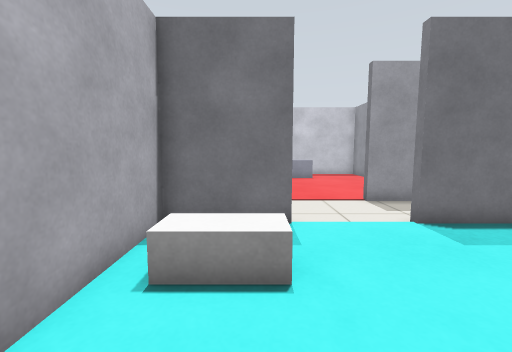
view 1 (above)

19 first-person views from a walk through a robot-simulator world made for Gazebo. The camera is 0.94 m above the floor, tilts 6° down and sees 90° across. The floor is counted in squares, 0.5 m on a side. Each view is taken from the middle of a square. On the plan, view 1 faces up. The plan holds only what a view shows up to about 15 squares ahead; the rest is blank.

view 2
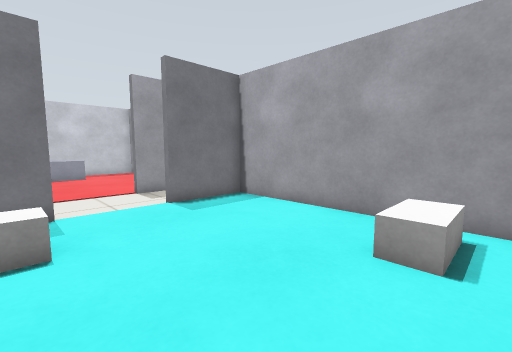

view 3
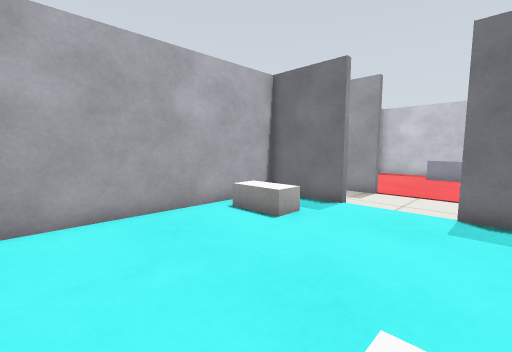

view 4
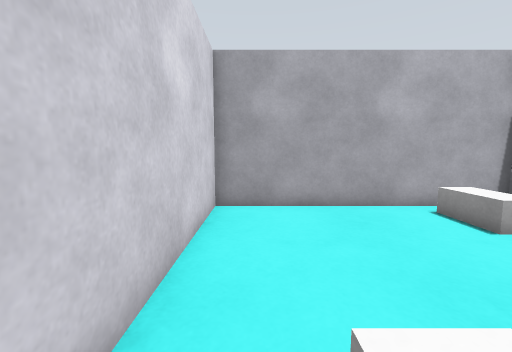

view 5
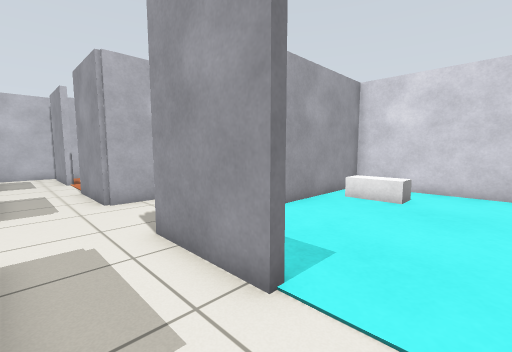

view 6
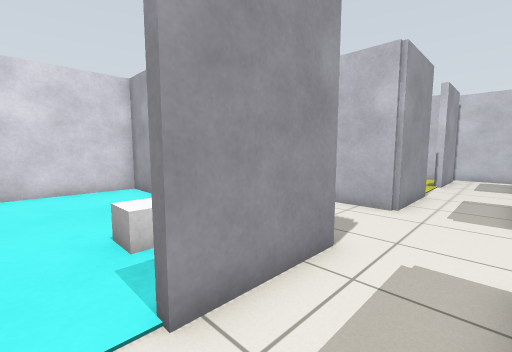

view 7
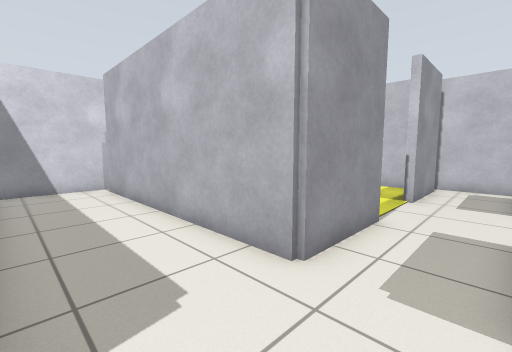

view 8
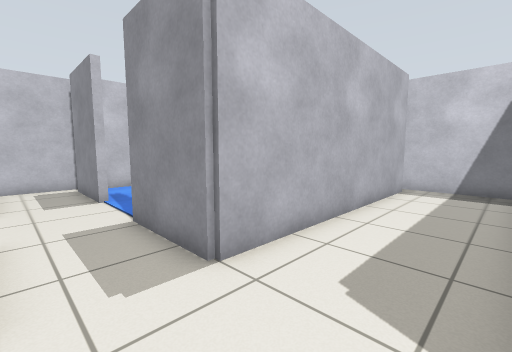

view 9
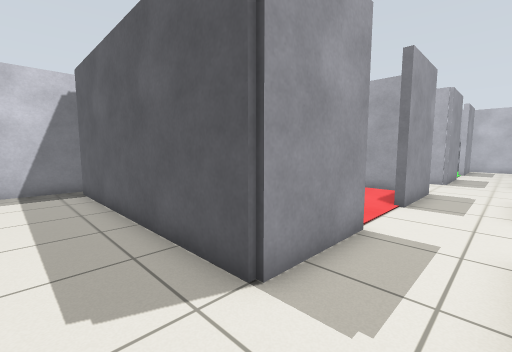

view 10
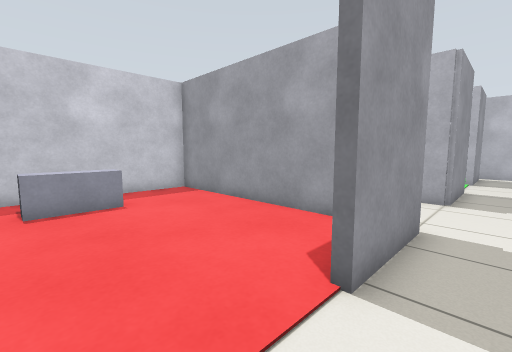

view 11
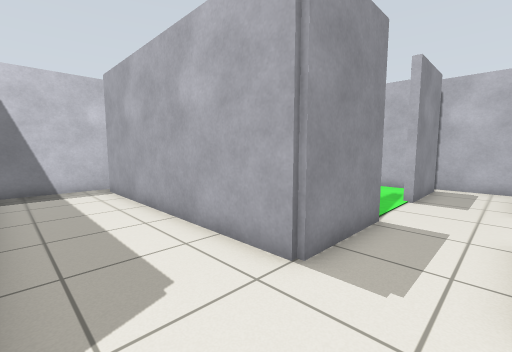

view 12
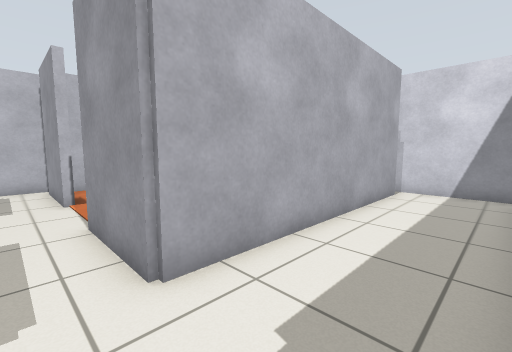

view 13
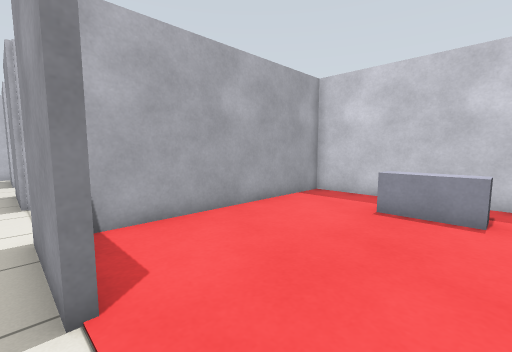

view 14
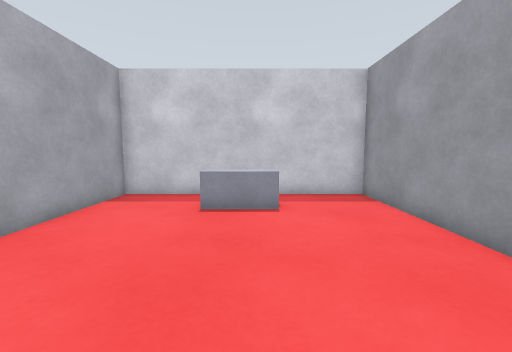

view 15
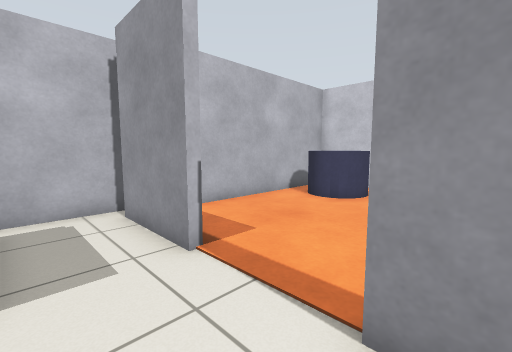

view 16
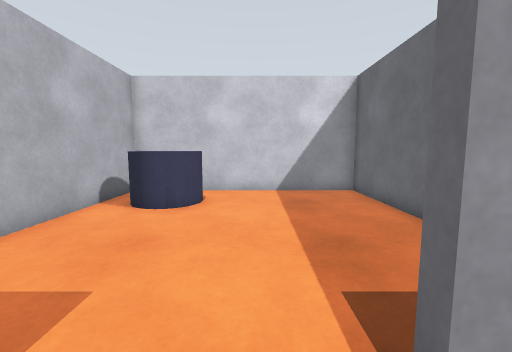

view 17
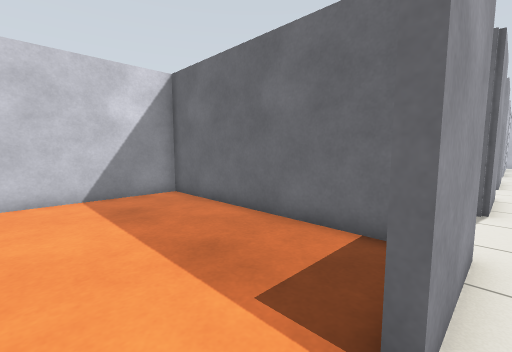

view 18
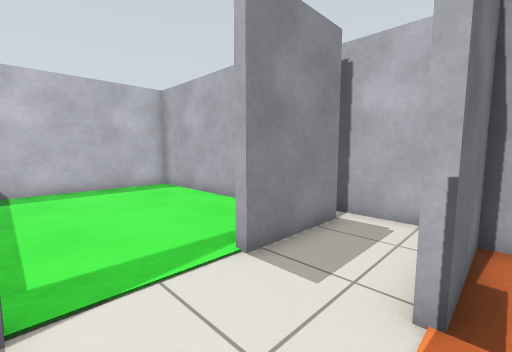

view 19
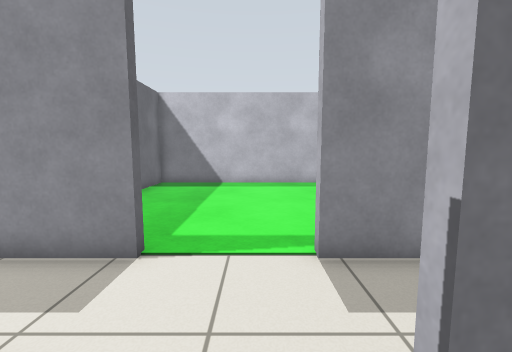

### Floor plan
Ten units are one square. View 1 is at (0, 0); x grows to the right and y downward. Boxes are objects, and circles mark ways between rooms. Rooms are numbered by the first view taken in them; rooms with no view inside come last. Other rooms are left out.
<svg viewBox="-179 -208 408 256">
<path fill="none" stroke="#000" d="M9 -66 9 -63 -23 -63 -23 33 74 33 74 -63 41 -63M-26 -66 9 -66M-100 -66 -64 -66 -64 35M9 -98 9 -93 -26 -93 -26 -195M-131 -98 -131 -93 -165 -93M41 -63 41 -66 78 -66M-66 43 -29 43M-166 -66 -131 -66M-174 -96 -174 -65M76 -93 41 -93M-64 -196 -64 -93 -100 -93M-24 -203 -66 -203M149 -98 149 -93 113 -93 113 -195M181 -63 181 -66 215 -66M216 -93 181 -93M224 -64 224 -99M113 36 113 -66 149 -66M116 -203 79 -203M79 43 116 43M149 -66 149 -62M116 -54 116 33 213 33 213 -63 181 -63M41 -93 41 -98M74 -105 74 -193 -23 -193 -23 -102M213 -134 213 -193 116 -193 116 -168M181 -93 181 -98M213 -104 213 -116"/>
<rect x="-15" y="-45" width="20" height="10" fill="#bbb"><title>white box</title></rect>
<rect x="45" y="5" width="20" height="10" fill="#bbb"><title>white box</title></rect>
<rect x="175" y="-5" width="30" height="20" fill="#bbb"><title>blue cylinder</title></rect>
<rect x="15" y="-175" width="20" height="10" fill="#bbb"><title>grey box</title></rect>
<circle cx="25" cy="-70" r="3" fill="#2a7"/>
<circle cx="70" cy="-85" r="3" fill="#2a7"/>
<circle cx="25" cy="-100" r="3" fill="#2a7"/>
<circle cx="165" cy="-70" r="3" fill="#2a7"/>
<circle cx="165" cy="-100" r="3" fill="#2a7"/>
<text x="20" y="-20">1</text>
<text x="-50" y="-60">2</text>
<text x="130" y="-80">3</text>
<text x="160" y="-20">4</text>
<text x="20" y="-150">5</text>
<text x="160" y="-150">6</text>
</svg>
Room 1 opens to room 2. Room 2 opens to room 3. Room 2 opens to room 5. Room 3 opens to room 4. Room 3 opens to room 6.

Where each view was taken, in squares from view 1:
view 1: 0 up, 0 right, facing up
view 2: 2 down, 0 right, facing up-right
view 3: 2 down, 5 right, facing up-left
view 4: 2 down, 6 right, facing left
view 5: 9 up, 2 right, facing down-right
view 6: 9 up, 2 right, facing down-left
view 7: 9 up, 3 left, facing down-left
view 8: 7 up, 3 left, facing up-left
view 9: 7 up, 5 left, facing up-right
view 10: 8 up, 1 right, facing up-right
view 11: 7 up, 8 right, facing up-right
view 12: 8 up, 8 right, facing down-right
view 13: 9 up, 4 right, facing up-left
view 14: 9 up, 3 right, facing up
view 15: 9 up, 14 right, facing down-right
view 16: 8 up, 16 right, facing down
view 17: 7 up, 17 right, facing down-left
view 18: 6 up, 15 right, facing up-right
view 19: 5 up, 17 right, facing up
